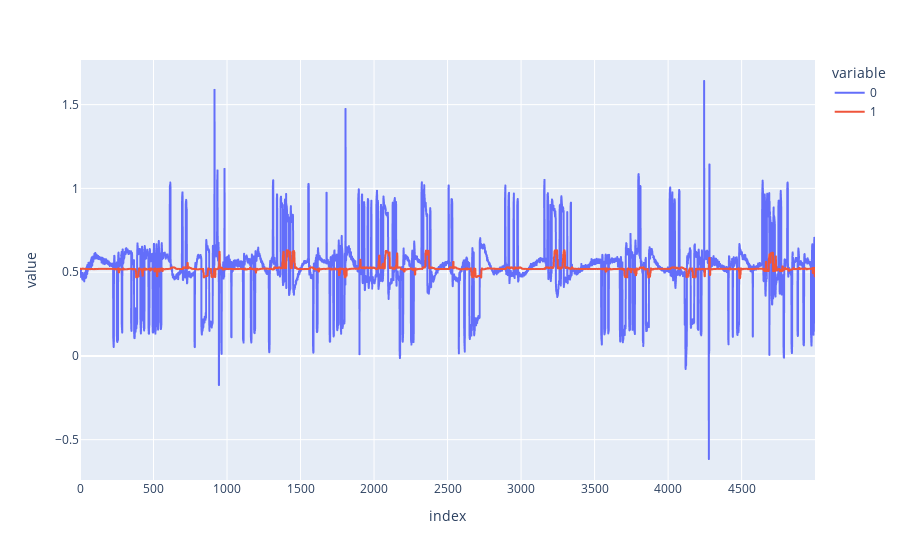

The notebook cell saved with this chart:
### Code cell
px.line(np.c_[outputs[:idx, 0], y_pred[:idx, 0]])

### Figure 1 — Plotly figure (JSON) as saved in the notebook; plotly's stock layout.template omitted (floating-point values rounded to 4 significant figures; data arrays with more than 128 entries replaced by an {"elided": "..."} marker saying what was removed)
{"data": [{"hovertemplate": "variable=0<br>index=%{x}<br>value=%{y}<extra></extra>", "legendgroup": "0", "line": {"color": "#636efa", "dash": "solid"}, "marker": {"symbol": "circle"}, "mode": "lines", "name": "0", "showlegend": true, "type": "scattergl", "x": {"elided": "5000 int values"}, "xaxis": "x", "y": {"elided": "5000 float values"}, "yaxis": "y"}, {"hovertemplate": "variable=1<br>index=%{x}<br>value=%{y}<extra></extra>", "legendgroup": "1", "line": {"color": "#EF553B", "dash": "solid"}, "marker": {"symbol": "circle"}, "mode": "lines", "name": "1", "showlegend": true, "type": "scattergl", "x": {"elided": "5000 int values"}, "xaxis": "x", "y": {"elided": "5000 float values"}, "yaxis": "y"}], "layout": {"legend": {"title": {"text": "variable"}, "tracegroupgap": 0}, "margin": {"t": 60}, "xaxis": {"anchor": "y", "domain": [0, 1], "title": {"text": "index"}}, "yaxis": {"anchor": "x", "domain": [0, 1], "title": {"text": "value"}}}}
